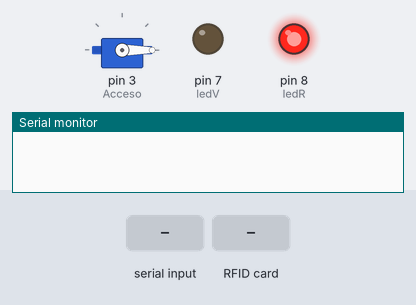
A sketch run on a simulated Arduino Uno, built with avr-gcc and run on an emulated ATmega328P. Shown: servo, output pins drawn as LEDs (lit = HIGH), the last lines printed to the serial monitor. The test bench sets the inputs (shaded band). Pins used as bus, display or sensor lines are not drawn.

Above: at 1.4 s.
1.5 s: "s" received over Serial
At 3.1 s:
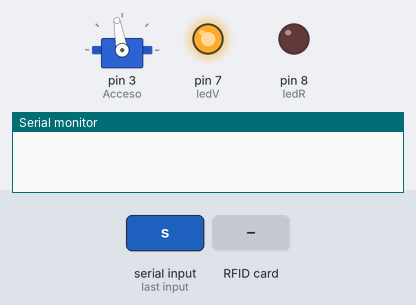
3.4 s: RFID card 5E 7A 19 C4 held to the reader
At 6.25 s:
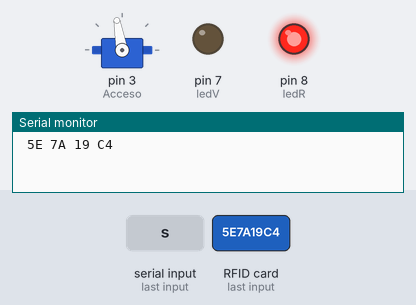
6.4 s: "1" received over Serial
At 6.53 s:
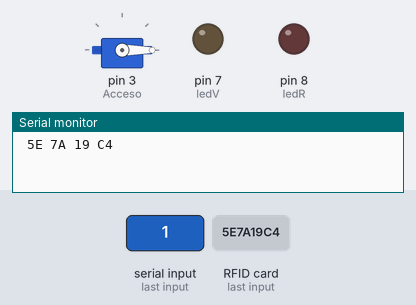
8.2 s: "0" received over Serial
Timing chart, 0 to 12.1 s (numbered marks = the images above; inputs shaded):
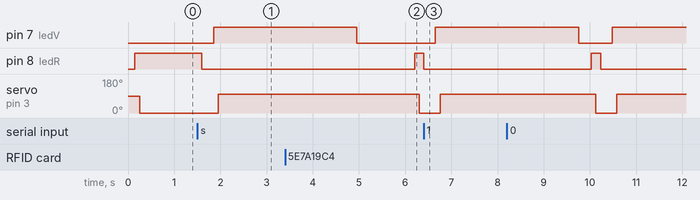

The sketch:

Programa_Arduino_con_led_y_servo.ino
```cpp
#include <SPI.h>
#include <MFRC522.h>
#include <Servo.h>
Servo Acceso;

#define RST_PIN         9
#define SS_PIN          10

MFRC522 mfrc522(SS_PIN, RST_PIN);  // Creamos el objeto en base a los pines que definimos con anterioridad MFRC522

byte LecturaUID[4];//Almacenamos el valor de nuestro uid para poder compararlo
char str[12] = "";//Delclaramos un array de tipo char para guaradar nuestro UID
int Success;//declaramos una variable de tipo entero para indicar que tuvumos exito al leer nuestro UDI
String StrUID;//Un String para almacenar nuestro UID en forma de cadena
int ledV = 7;
int ledR = 8;
char user;

void setup() {
	Serial.begin(9600);		// Inicializamos la comunicacion serial con nuestra PC
	SPI.begin();			// Init SPI bus
	mfrc522.PCD_Init();		// Esta funcion inicializa el modulo lector +
  pinMode(ledV,OUTPUT);
  pinMode(ledR, OUTPUT);
  delay(100);
  digitalWrite(ledR,HIGH);
  Acceso.attach(3);
  delay(100);
  Acceso.write(0);
}

void loop(){
  leerUser();
	Success = getID();
	if(Success){
		Serial.print(StrUID);
    Serial.println();
		delay (1000);
	}
  digitalWrite(ledR,HIGH);
  delay(100);
  Acceso.write(0);
  delay(100);
}
int getID(){ // Leeremos y obtendermos nuestro UID

if ( ! mfrc522.PICC_IsNewCardPresent()) { //Condicional para determinar si esta presente una tarjeta|
		return 0;
	}
	if ( ! mfrc522.PICC_ReadCardSerial()) {  //Condicional que nos dira si podemos obtener informacion de nuestra tarjeta
		return 0;
}

	//obtendremos el identificador unico con el siguinete bucle
	for(byte i = 0; i < mfrc522.uid.size;i++) { //declaramos una variable de iteracion del tipo byte i debe ser menor al tamaño que tenga el uid de la tarjeta o llavero (son de 4 bytes)
		if(mfrc522.uid.uidByte[i] < 0x10){//Este if nos dara formato para mostrarlo en el monitor serie. Consultamos si el valor del uid leido es menor al 10 hexadecimal
			Serial.print(" 0");//Es verdadero entonces si esta entre 0 y 9 agregamos un 0 y un espacio en blanco
		}
		else{
			Serial.print(" "); //SI es mayor o igual al 10 en hexadecimal solo deberemos separar los valores con un espacio [A - F]
		}
		Serial.print(mfrc522.uid.uidByte[i], HEX); // Variable i de 0 a 3 obteniendo los 4 byetes de la memoria, en formato Hexadecimal
		LecturaUID[i] = mfrc522.uid.uidByte[i];
		array_to_string(LecturaUID,4,str);
		StrUID = str;
	}

	mfrc522.PICC_HaltA();//indicamos a la tarjeta o llavero que no necesitamos tener más informacion de esta
	return 1;
}

void array_to_string(byte array[],unsigned int size, char buffer[]){
  //Convertiremos nuestro UID a candena
		for (unsigned int i = 0; i < size; i++){
			byte nib1 = (array[i] >> 4) & 0x0F;  //Hacemos un bit shifting (movemos el digito a la derecha) en este caso son 4 bytes borrando los 4 bits mas a la izquierda conbirtiendolos en 0 &0f ignoramos los 4 bits mas a la izquierda

			byte nib2 = (array[i] >> 0) & 0x0F;

			buffer[i*2+0] = nib1  < 0xA ? '0' + nib1  : 'A' + nib1  - 0xA;
			//Si nuestro valor del byte es menor que el hexadecimal de A, agregamos el codigo ASCII de caracter 0

			buffer[i*2+1] = nib2  < 0xA ? '0' + nib2  : 'A' + nib2  - 0xA;

		}
		 buffer[size-4] = '\0';
}
void leerUser()
{
  if (Serial.available()>0)
  {
   user = Serial.read();

     if (user=="s")
      {
        digitalWrite(ledV, HIGH);
        delay(250);

      } else {
        digitalWrite(ledR, LOW);
        delay(250);
        digitalWrite(ledV, HIGH);
        delay(100);
        Acceso.write(100);
        delay(3000);
        digitalWrite(ledV, LOW);
        delay(250);
      }
  }
}
```

Measured:
- after the input at 1.5 s, pin 7 (ledV): LOW → HIGH after 0.35 s; pin 8 (ledR): HIGH → LOW after 0.10 s; servo on pin 3 (Acceso): 0° → 100° after 0.45 s
- after the input at 3.4 s, pin 8 (ledR): LOW → HIGH after 2.8 s instead of 1.8 s; servo on pin 3 (Acceso): 100° → 0° after 2.9 s instead of 1.9 s
- after the input at 6.4 s, pin 7 (ledV): LOW → HIGH after 0.26 s; pin 8 (ledR): HIGH → LOW at once; servo on pin 3 (Acceso): 0° → 100° after 0.36 s
